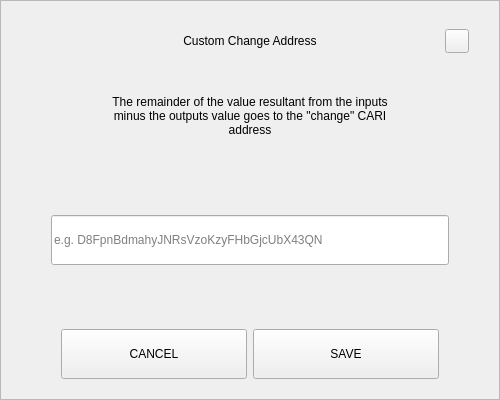
<?xml version="1.0" encoding="UTF-8"?>
<ui version="4.0">
 <class>SendChangeAddressDialog</class>
 <widget class="QDialog" name="SendChangeAddressDialog">
  <property name="geometry">
   <rect>
    <x>0</x>
    <y>0</y>
    <width>500</width>
    <height>400</height>
   </rect>
  </property>
  <property name="windowTitle">
   <string>Dialog</string>
  </property>
  <layout class="QVBoxLayout" name="verticalLayout">
   <property name="spacing">
    <number>0</number>
   </property>
   <property name="leftMargin">
    <number>0</number>
   </property>
   <property name="topMargin">
    <number>0</number>
   </property>
   <property name="rightMargin">
    <number>0</number>
   </property>
   <property name="bottomMargin">
    <number>0</number>
   </property>
   <item>
    <widget class="QFrame" name="frame">
     <property name="styleSheet">
      <string notr="true"/>
     </property>
     <property name="frameShape">
      <enum>QFrame::StyledPanel</enum>
     </property>
     <property name="frameShadow">
      <enum>QFrame::Raised</enum>
     </property>
     <layout class="QVBoxLayout" name="verticalLayout_2" stretch="0,0,0,0,0,0,0">
      <property name="spacing">
       <number>0</number>
      </property>
      <property name="leftMargin">
       <number>30</number>
      </property>
      <property name="topMargin">
       <number>20</number>
      </property>
      <property name="rightMargin">
       <number>30</number>
      </property>
      <property name="bottomMargin">
       <number>20</number>
      </property>
      <item>
       <layout class="QHBoxLayout" name="horizontalLayout_3">
        <property name="spacing">
         <number>0</number>
        </property>
        <item>
         <spacer name="horizontalSpacer_2">
          <property name="orientation">
           <enum>Qt::Horizontal</enum>
          </property>
          <property name="sizeHint" stdset="0">
           <size>
            <width>40</width>
            <height>20</height>
           </size>
          </property>
         </spacer>
        </item>
        <item>
         <widget class="QLabel" name="labelTitle">
          <property name="minimumSize">
           <size>
            <width>0</width>
            <height>40</height>
           </size>
          </property>
          <property name="maximumSize">
           <size>
            <width>16777215</width>
            <height>40</height>
           </size>
          </property>
          <property name="styleSheet">
           <string notr="true">padding-left:24px;</string>
          </property>
          <property name="text">
           <string>Custom Change Address</string>
          </property>
          <property name="alignment">
           <set>Qt::AlignCenter</set>
          </property>
          <property name="margin">
           <number>7</number>
          </property>
         </widget>
        </item>
        <item>
         <spacer name="horizontalSpacer">
          <property name="orientation">
           <enum>Qt::Horizontal</enum>
          </property>
          <property name="sizeHint" stdset="0">
           <size>
            <width>40</width>
            <height>20</height>
           </size>
          </property>
         </spacer>
        </item>
        <item>
         <widget class="QPushButton" name="btnEsc">
          <property name="minimumSize">
           <size>
            <width>24</width>
            <height>24</height>
           </size>
          </property>
          <property name="maximumSize">
           <size>
            <width>24</width>
            <height>24</height>
           </size>
          </property>
          <property name="focusPolicy">
           <enum>Qt::NoFocus</enum>
          </property>
          <property name="text">
           <string/>
          </property>
         </widget>
        </item>
       </layout>
      </item>
      <item>
       <spacer name="verticalSpacer_2">
        <property name="orientation">
         <enum>Qt::Vertical</enum>
        </property>
        <property name="sizeType">
         <enum>QSizePolicy::Fixed</enum>
        </property>
        <property name="sizeHint" stdset="0">
         <size>
          <width>20</width>
          <height>20</height>
         </size>
        </property>
       </spacer>
      </item>
      <item alignment="Qt::AlignHCenter">
       <widget class="QLabel" name="labelMessage">
        <property name="minimumSize">
         <size>
          <width>0</width>
          <height>70</height>
         </size>
        </property>
        <property name="text">
         <string>The remainder of the value resultant from the inputs minus the outputs value goes to the &quot;change&quot; CARI address</string>
        </property>
        <property name="alignment">
         <set>Qt::AlignCenter</set>
        </property>
        <property name="wordWrap">
         <bool>true</bool>
        </property>
       </widget>
      </item>
      <item>
       <spacer name="verticalSpacer_3">
        <property name="orientation">
         <enum>Qt::Vertical</enum>
        </property>
        <property name="sizeHint" stdset="0">
         <size>
          <width>20</width>
          <height>40</height>
         </size>
        </property>
       </spacer>
      </item>
      <item>
       <layout class="QHBoxLayout" name="horizontalLayout_2">
        <property name="spacing">
         <number>0</number>
        </property>
        <property name="leftMargin">
         <number>20</number>
        </property>
        <property name="rightMargin">
         <number>20</number>
        </property>
        <item>
         <widget class="QLineEdit" name="lineEditAddress">
          <property name="minimumSize">
           <size>
            <width>0</width>
            <height>50</height>
           </size>
          </property>
          <property name="placeholderText">
           <string notr="true">e.g. D8FpnBdmahyJNRsVzoKzyFHbGjcUbX43QN</string>
          </property>
         </widget>
        </item>
       </layout>
      </item>
      <item>
       <spacer name="verticalSpacer">
        <property name="orientation">
         <enum>Qt::Vertical</enum>
        </property>
        <property name="sizeHint" stdset="0">
         <size>
          <width>20</width>
          <height>40</height>
         </size>
        </property>
       </spacer>
      </item>
      <item>
       <layout class="QHBoxLayout" name="horizontalLayout" stretch="2,2">
        <property name="spacing">
         <number>6</number>
        </property>
        <property name="leftMargin">
         <number>30</number>
        </property>
        <property name="rightMargin">
         <number>30</number>
        </property>
        <item>
         <widget class="QPushButton" name="btnCancel">
          <property name="minimumSize">
           <size>
            <width>180</width>
            <height>50</height>
           </size>
          </property>
          <property name="focusPolicy">
           <enum>Qt::NoFocus</enum>
          </property>
          <property name="text">
           <string>CANCEL</string>
          </property>
         </widget>
        </item>
        <item>
         <widget class="QPushButton" name="btnSave">
          <property name="minimumSize">
           <size>
            <width>180</width>
            <height>50</height>
           </size>
          </property>
          <property name="focusPolicy">
           <enum>Qt::NoFocus</enum>
          </property>
          <property name="text">
           <string>SAVE</string>
          </property>
         </widget>
        </item>
       </layout>
      </item>
     </layout>
    </widget>
   </item>
  </layout>
 </widget>
 <resources/>
 <connections/>
</ui>
